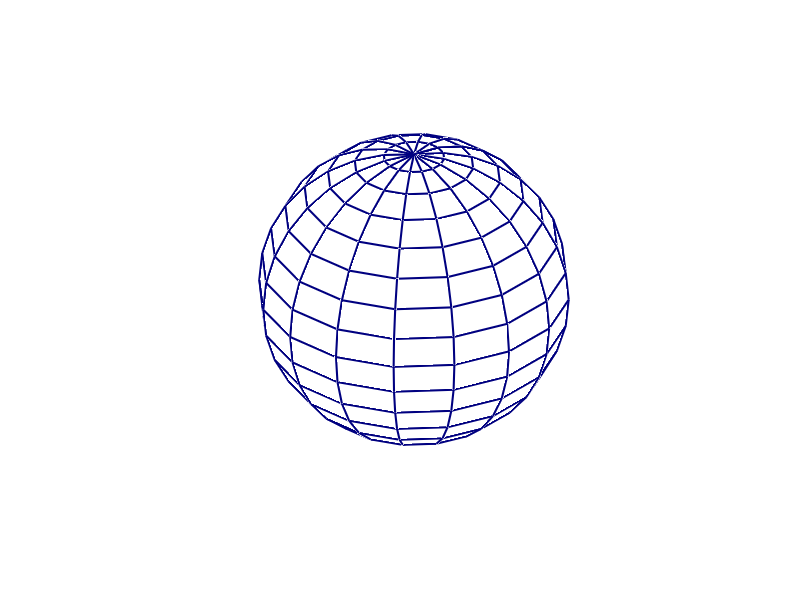

This chart was generated by the following MATLAB code:
%FIG_SPHERICAL_GRID generates Figure 1.9 presenting a sphere with an 
% angular grid.
%
% Fundmentals of Spherical Array Processing
% Boaz Rafaely, 2018.

close all;
clear all;

figure(1);
[x,y,z] = sphere(16);
h1=surf(x,y,z);
set(h1,'EdgeColor',[0 0 0.5]); % dark blue
set(h1,'LineWidth',1.5);
colormap(white);
axis tight equal 
axis off
set(h1,'EdgeAlpha',1);
set(h1,'FaceAlpha',0.8);
zoom(1);

% Print figures in png
% print -dpng ../../../figures/chapter1/fig_sphere_grid.png

% Print figures in eps
% print -r400 -depsc -loose ../../../figures/chapter1/fig_sphere_grid.eps
